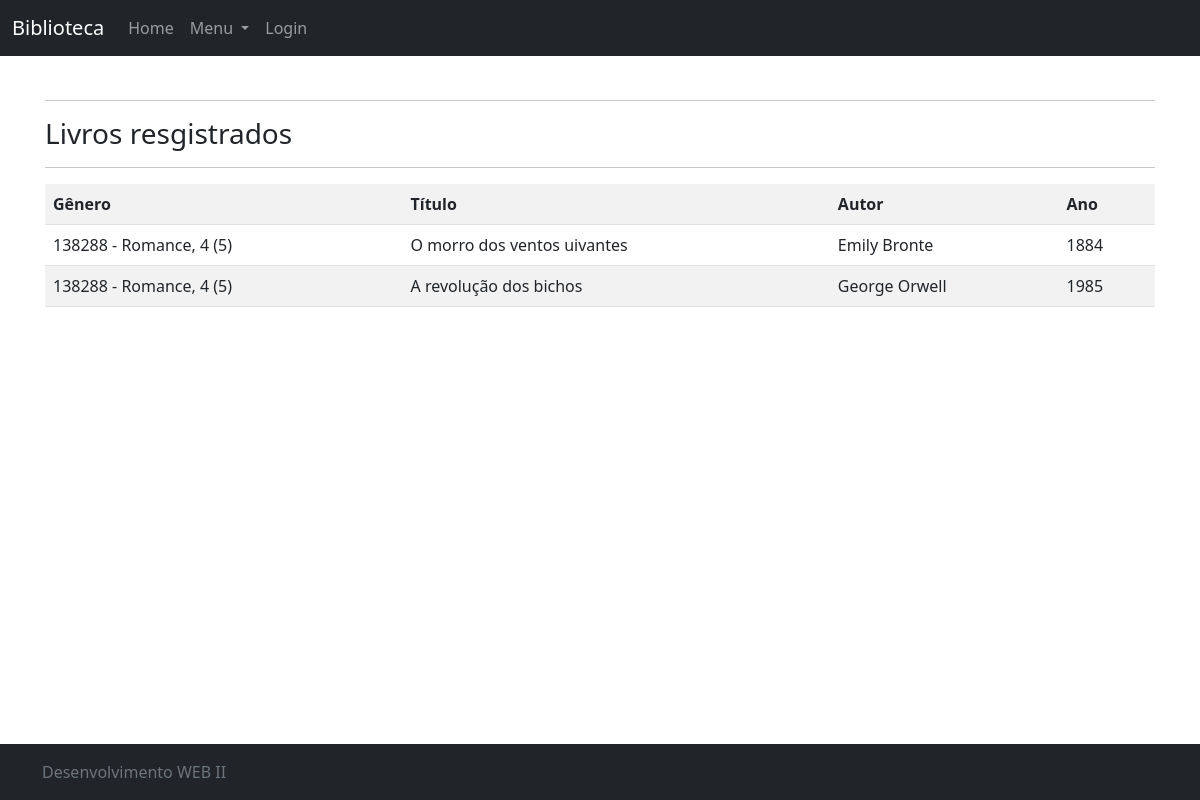
The page /listar/livro/ on the database as committed earlier.
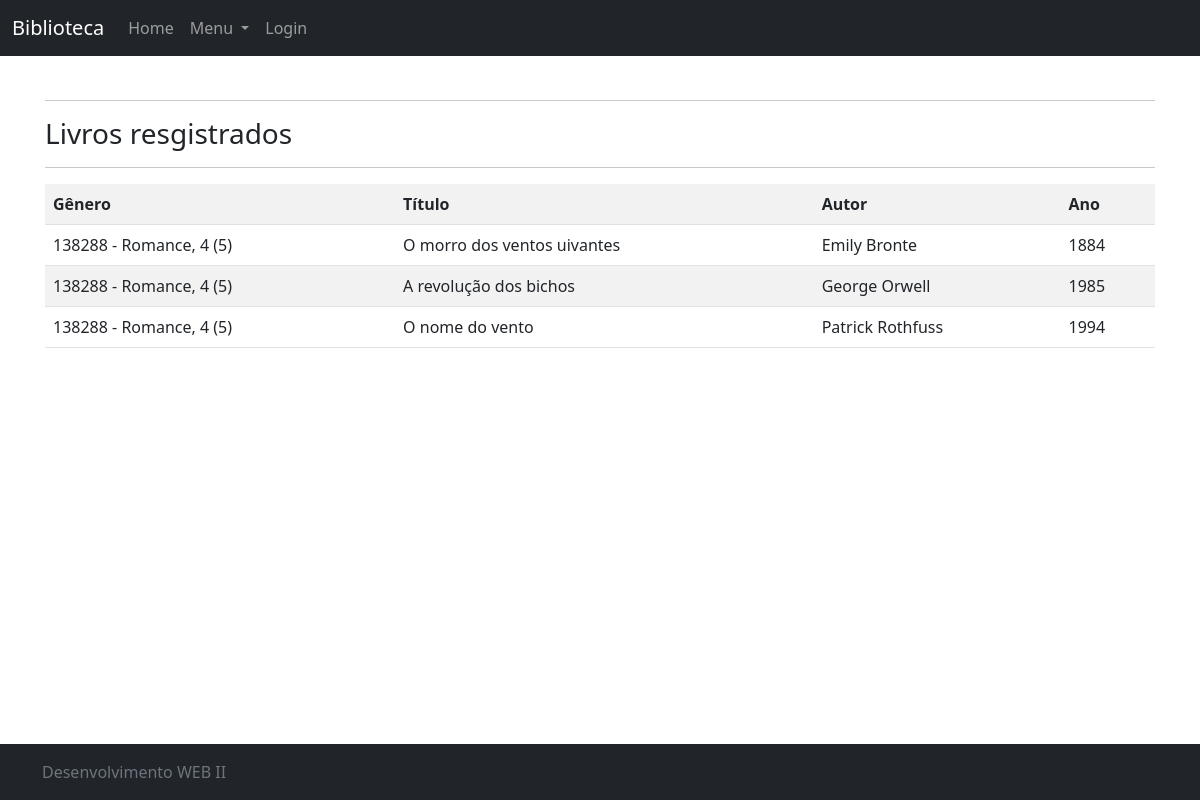
The same page on the database as committed later.
### Cadastro/models.py (models this page shows, shortened)
class Livro(models.Model):
    local = models.ForeignKey(Local, on_delete=models.PROTECT)
    titulo = models.CharField(max_length=80, verbose_name="Título")
    autor = models.CharField(max_length=50)
    ano = models.IntegerField()

class Local(models.Model):
    codigo = models.CharField(max_length=6, primary_key=True, verbose_name="Código")
    descricao = models.CharField(max_length=50, verbose_name="Gênero")
    corredor = models.IntegerField()
    estante = models.IntegerField()
    def __str__(self):
        return "{} - {}, {} ({})".format(self.codigo, self.descricao, self.corredor, self.estante)

### Cadastro/views.py (the view)
# urls.py: path('listar/livro/', LivroList.as_view(), name='listar-livro'),
class LivroList(ListView):
    login_url = reverse_lazy('login')
    model = Livro
    template_name = 'Cadastro/listaLivro.html'

### Cadastro/templates/Cadastro/listaLivro.html (shortened to what this page needs)
{% extends 'Pages/modelo.html' %}
{% load static %}
{% block conteudo %}
    <hr>
    <h3>Livros resgistrados</h3>
    <hr>
    <div class="table table-reponsive">
        <table class="table table-striped">
            <tr>
                <th>Gênero</th>
                <th>Título</th>
                <th>Autor</th>
                <th>Ano</th>
            </tr>
            {% for livro in object_list %}
            <tr>
                <td>{{ livro.local }}</td>
                <td>{{ livro.titulo }}</td>
                <td>{{ livro.autor }}</td>
                <td>{{ livro.ano }}</td>
            </tr>
            {% empty %}
            <tr>
                <td colspan="3">Nenhum livro cadastrado</td>
            </tr>
            {% endfor %}
        </table>
    </div>
{% endblock %}

### Pages/templates/Pages/modelo.html (shortened to what this page needs)
{% load static %}
<!doctype html>
<html lang="pt-br" class="h-100">
  <head>
    <link href="{% static 'css/bootstrap.min.css' %}" rel="stylesheet">
    <link rel="stylesheet" href="{% static 'css/style.css' %}">
  </head>
  <body class="d-flex flex-column h-100">
<header>
  <nav class="navbar navbar-expand-md navbar-dark fixed-top bg-dark">
    <div class="container-fluid">
      <a class="navbar-brand" href="#">Biblioteca</a>
      <div class="collapse navbar-collapse" id="navbarCollapse">
        <ul class="navbar-nav me-auto mb-2 mb-md-0">
          <li class="nav-item">
            <a class="nav-link" aria-current="page" href="{% url 'home' %}">Home</a>
          </li>
          {% if request.user.is_authenticated %}
          <li class="nav-item dropdown">
            <a class="nav-link dropdown-toggle" href="#" id="navbarDropdown" role="button" data-bs-toggle="dropdown" aria-expanded="false">
              Menu
            </a>
            <ul class="dropdown-menu" aria-labelledby="navbarDropdown">
              <li><a class="dropdown-item" href="{% url 'listar-livro' %}">Livro</a></li>
              <li><a class="dropdown-item" href="{% url 'listar-local' %}">Gênero</a></li>
              <li><a class="dropdown-item" href="{% url 'listar-artigo' %}">Artigo</a></li>
              <li><a class="dropdown-item" href="{% url 'listar-computer' %}">Computadores</a></li>
              <li><a class="dropdown-item" href="{% url 'registrar' %}">Novo Usuário</a></li>
            </ul>
          </li>
          {% else %}
          <li class="nav-item dropdown">
            <a class="nav-link dropdown-toggle" href="#" id="navbarDropdown" role="button" data-bs-toggle="dropdown" aria-expanded="false">
              Menu
            </a>
          </li>
          {% endif %}
          {% if request.user.is_authenticated %}
          <!--Usuario (Dropdown)
          <li class="nav-item dropdown">
            <a class="nav-link dropdown-toggle" href="#" id="navbarDropdown" role="button" data-bs-toggle="dropdown" aria-expanded="false">
              Usuário
            </a>
                <li><hr class="dropdown-divider"></li>
              <li><a class="dropdown-item" href="{% url 'logout' %}">Sair</a></li>
            </ul>
          </li>-->
          <li class="nav-item">
            <a class="nav-link" href="{% url 'logout' %}">Sair</a>
          </li>
          {% else %}
          <li class="nav-item">
            <a class="nav-link" href="{% url 'login' %}">Login</a>
          </li>
          {% endif %}
        </ul>
      </div>
    </div>
  </nav>
</header>
<main class="flex-shrink-0">
  <div class="container">
    <br>
    {% block conteudo %}{% endblock %}
    </div>
</main>
<footer class="footer mt-auto py-3 bg-dark">
  <div class="container">
    <span class="text-muted">Desenvolvimento WEB II</span>
  </div>
</footer>
  </body>
</html>

### static/css/style.css (style rules this page uses)
body { background-color: white; }
main > .container { padding: 60px 15px 0; }

Rows that differ between the two databases and show on the page:
added Livro: local "138288 - Romance, 4 (5)", titulo "O nome do vento", autor "Patrick Rothfuss", ano "1994"
